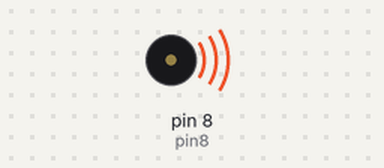
A sketch run on a simulated Arduino Uno, built with avr-gcc and run on an emulated ATmega328P. Parts: buzzer (waves = sounding).

Above: at 0.1 s.
Timing chart, 0 to 1.6 s (numbered marks = the images above):
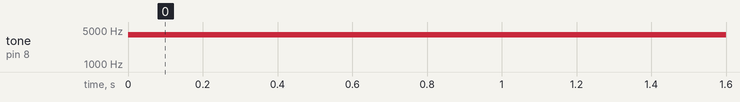

Measured:
- by itself, tone on pin 8 (pin8): silent → 4000 Hz at 0.00 s

The sketch:

piezo.ino
```cpp
int pin8 = 8;
void setup() {
  // put your setup code here, to run once:

}

void loop() {
  // put your main code here, to run repeatedly:
tone(pin8,4000,5000);
delay(2000);
}
```
